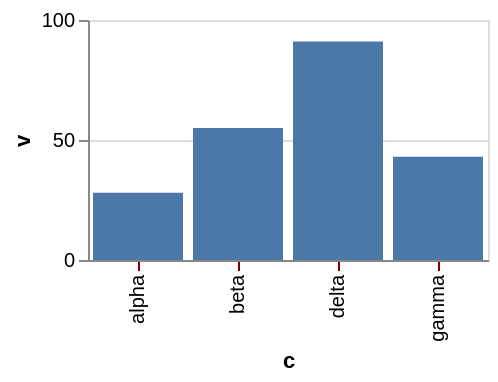

This figure's Vega-Lite source:
### Vega-Lite specification from a JSON file in a GitHub repository (floating-point values rounded to 4 significant figures)
{"$schema": "https://vega.github.io/schema/vega-lite/v6.json", "width": 200, "height": 120, "data": {"values": [{"c": "alpha", "v": 28, "w": 3, "t": "2024-01-07"}, {"c": "beta", "v": 55, "w": 7, "t": "2024-03-19"}, {"c": "gamma", "v": 43, "w": 5, "t": "2024-06-02"}, {"c": "delta", "v": 91, "w": 9, "t": "2024-09-11"}]}, "mark": "bar", "encoding": {"x": {"field": "c", "type": "nominal"}, "y": {"field": "v", "type": "quantitative"}}, "config": {"axisBand": {"tickColor": "maroon"}}}
